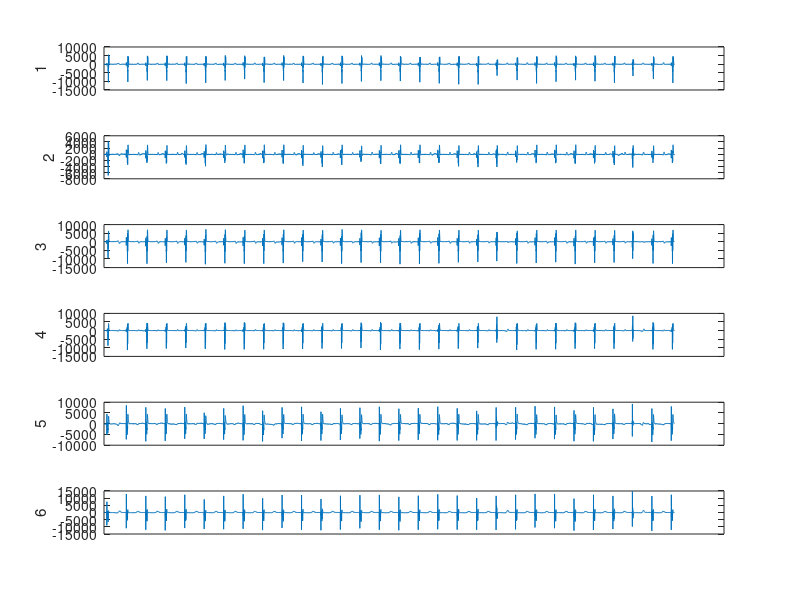
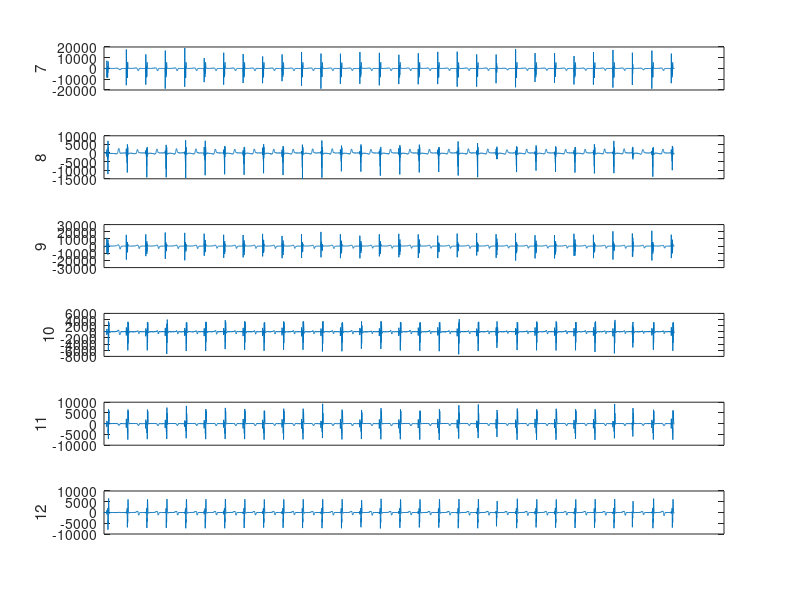
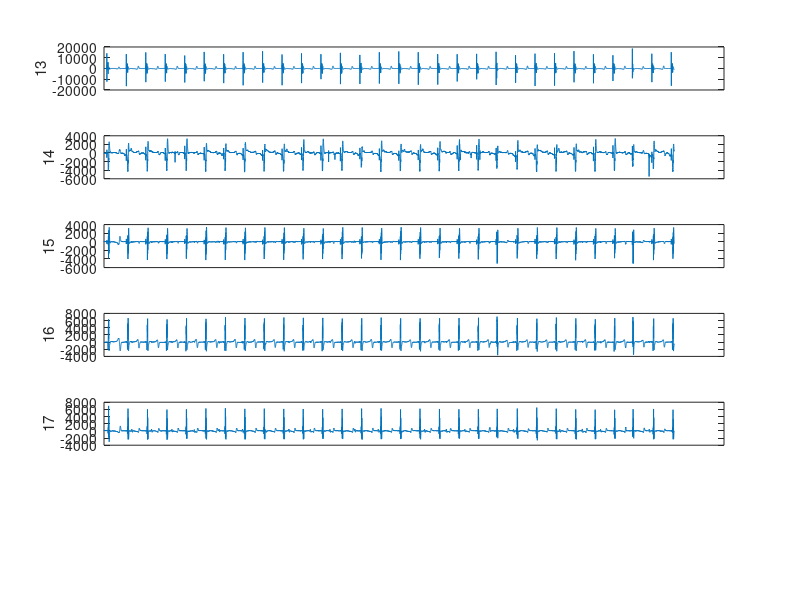
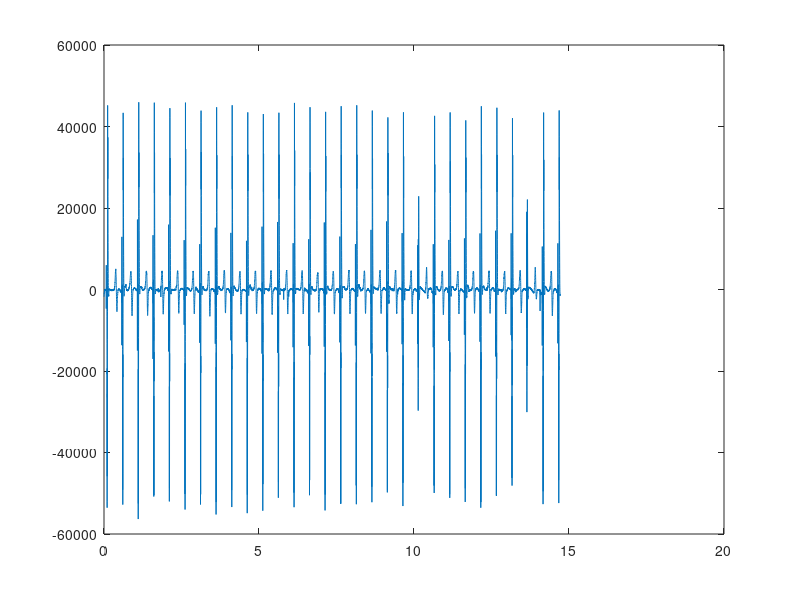

Source code (MATLAB) for these figures, in order: (Note: this script raises an error after producing the figures.)
% main script for running detection algorithms on test data
addpath('test_data/sept29_2016_test/')

% each .mat file contains a struct for data from a test
% currently, each struct has two fields:
% sampling_rate: the sampling rate of the data in Hz
% data: a NxC matrix where each column represents a channel and each row
%       represents a time point
numChannels = 17;
N = 6;
fig_offset = 0;

load('NormalSinusRhythm_struct.mat')
load('Pacingfromchipapprox120bpmxmA_struct.mat')
load('PacingfromMedtronic120bpm2mA_struct.mat')
s = PacingfromMedtronic120bpm2mA_struct;
sampling_rate = s.sampling_rate;
data = s.data;
begin_time = 0.0;
end_time = 10; %second
%data = data(begin_time*sampling_rate+1:end_time*sampling_rate+1,:);

%%% plotting data from multiple channels
for f = 1:ceil(numChannels/N)
    figure(f+fig_offset)
    clf
    subplot(N,1,1)
    for i = (1:N)
        if i+(f-1)*N > numChannels
            break
        end
        subplot(N,1,i)
        plot((0:length(data)-1)/sampling_rate,data(:,i+(f-1)*N))
        ylabel(i+(f-1)*N)
        set(gca,'XTick',[]);
    end
end

figure(4+fig_offset)
clf
plot((0:length(data)-1)/sampling_rate,sum(data,2))

detection.v_thresh = 1e4;
detection.v_length = ceil(0.005*sampling_rate);
detection.a_thresh = 1300;
detection.a_length = ceil(0.02*sampling_rate);

[peak_indices peak_types] = one_chamber_peak_finder(detection,sum(data,2));
hold on
plot(peak_indices/sampling_rate, (peak_types=='v')*detection.v_thresh+(peak_types=='a')*detection.a_thresh,'*')


